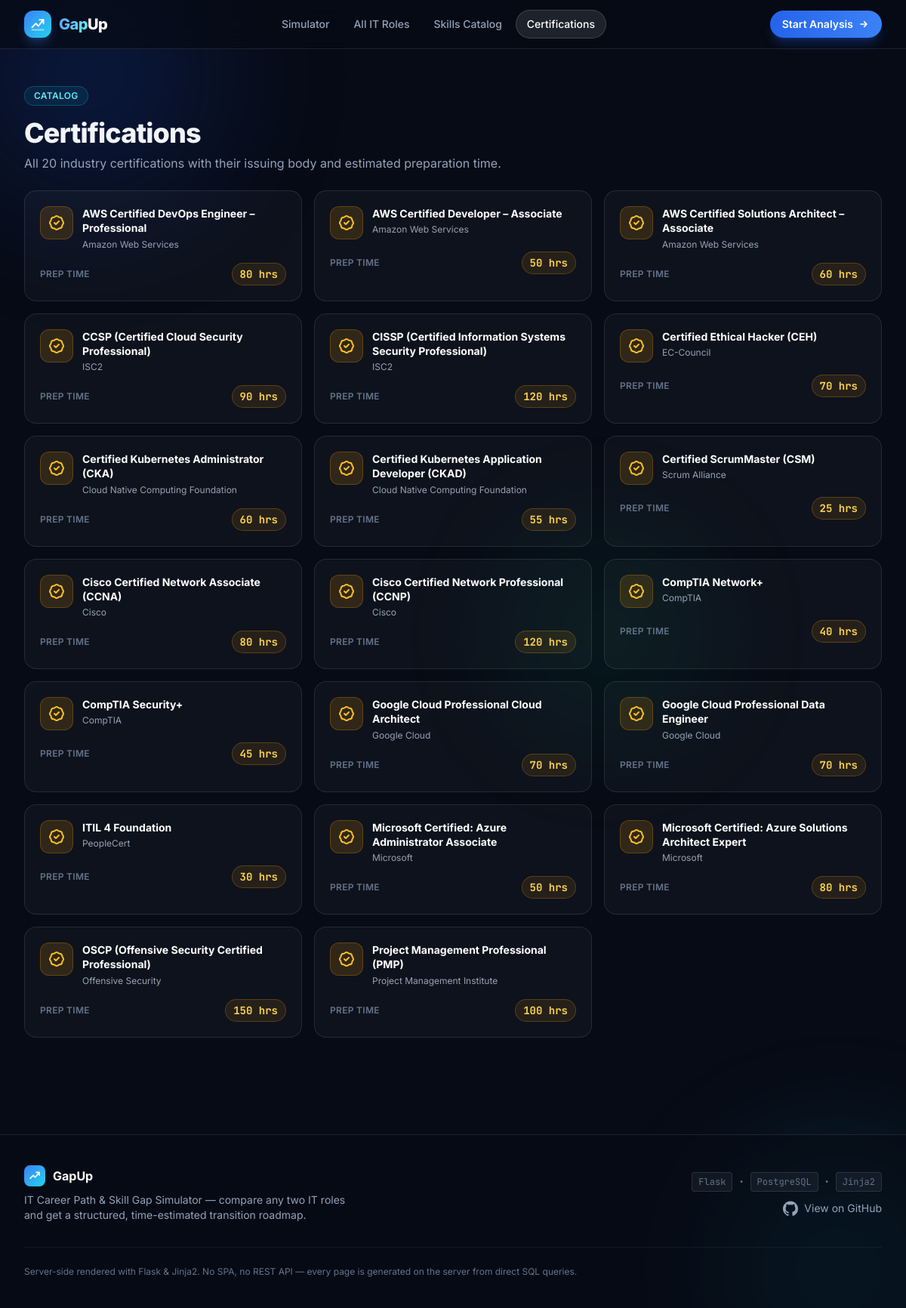
Page /certs on the committed database.
### tables this page shows
CREATE TABLE cert (
    id              INTEGER PRIMARY KEY AUTOINCREMENT,
    name            TEXT NOT NULL,
    issuer          TEXT NOT NULL,
    estimated_hours INTEGER NOT NULL
);

### main.py (the view)
@app.route("/certs")
def certs():
    certs = _fetch_all_certs()
    return render_template("certs.html", certs=certs, active="certs")

### db.py (called while the page is built)
def get_connection():
    conn = sqlite3.connect(DB_PATH)
    conn.execute("PRAGMA foreign_keys = ON")
    conn.row_factory = sqlite3.Row
    return conn

### main.py (called while the page is built)
def _fetch_all_certs():
    conn = db.get_connection()
    try:
        cur = conn.execute(
            "SELECT id, name, issuer, estimated_hours FROM cert ORDER BY name ASC;"
        )
        return [dict(r) for r in cur.fetchall()]
    finally:
        conn.close()

### templates/certs.html (shortened to what this page needs)
{% extends "_base.html" %}
{% block content %}
<section class="max-w-7xl mx-auto px-4 sm:px-6 lg:px-8 pt-12 pb-6">
  <span class="inline-flex items-center gap-2 px-3 py-1 rounded-full text-xs font-semibold uppercase tracking-wide text-cyan-300 bg-cyan-500/10 border border-cyan-500/30">Catalog</span>
  <h1 class="mt-4 text-4xl font-extrabold tracking-tight">Certifications</h1>
  <p class="mt-2 text-slate-400 max-w-2xl">All 20 industry certifications with their issuing body and estimated preparation time.</p>
</section>
<section class="max-w-7xl mx-auto px-4 sm:px-6 lg:px-8 pb-12">
  <div class="grid sm:grid-cols-2 lg:grid-cols-3 gap-4">
    {% for c in certs %}
    <div class="p-5 rounded-2xl bg-white/[0.03] border border-white/10 hover:border-amber-500/40 hover:bg-white/[0.05] transition-all hover:-translate-y-1">
      <div class="flex items-start gap-3">
        <span class="inline-flex items-center justify-center w-11 h-11 rounded-xl bg-amber-500/15 border border-amber-500/25 text-amber-400 shrink-0">
        </span>
        <div class="min-w-0">
          <h3 class="font-bold text-white leading-snug text-sm">{{ c.name }}</h3>
          <p class="text-xs text-slate-400 mt-1">{{ c.issuer }}</p>
        </div>
      </div>
      <div class="mt-4 flex items-center justify-between">
        <span class="text-xs text-slate-500 uppercase tracking-wide font-semibold">Prep time</span>
        <span class="font-mono text-sm font-bold text-amber-300 bg-amber-500/10 border border-amber-500/25 px-2.5 py-1 rounded-full">{{ c.estimated_hours }} hrs</span>
      </div>
    </div>
    {% endfor %}
  </div>
</section>
{% endblock %}

### templates/_base.html (style rules this page uses)
html { scroll-behavior: smooth; }
body { background: #070b15; }

### rows in the picture
cert: name "AWS Certified DevOps Engineer – Professional", issuer "Amazon Web Services", estimated_hours "80"
cert: name "AWS Certified Developer – Associate", issuer "Amazon Web Services", estimated_hours "50"
cert: name "AWS Certified Solutions Architect – Associate", issuer "Amazon Web Services", estimated_hours "60"
cert: name "CCSP (Certified Cloud Security Professional)", issuer "ISC2", estimated_hours "90"
cert: name "CISSP (Certified Information Systems Security Professional)", issuer "ISC2", estimated_hours "120"
cert: name "Certified Ethical Hacker (CEH)", issuer "EC-Council", estimated_hours "70"
cert: name "Certified Kubernetes Administrator (CKA)", issuer "Cloud Native Computing Foundation", estimated_hours "60"
cert: name "Certified Kubernetes Application Developer (CKAD)", issuer "Cloud Native Computing Foundation", estimated_hours "55"
cert: name "Certified ScrumMaster (CSM)", issuer "Scrum Alliance", estimated_hours "25"
cert: name "Cisco Certified Network Associate (CCNA)", issuer "Cisco", estimated_hours "80"
cert: name "Cisco Certified Network Professional (CCNP)", issuer "Cisco", estimated_hours "120"
cert: name "CompTIA Network+", issuer "CompTIA", estimated_hours "40"
cert: name "CompTIA Security+", issuer "CompTIA", estimated_hours "45"
cert: name "Google Cloud Professional Cloud Architect", issuer "Google Cloud", estimated_hours "70"
cert: name "Google Cloud Professional Data Engineer", issuer "Google Cloud", estimated_hours "70"
cert: name "ITIL 4 Foundation", issuer "PeopleCert", estimated_hours "30"
cert: name "Microsoft Certified: Azure Administrator Associate", issuer "Microsoft", estimated_hours "50"
cert: name "Microsoft Certified: Azure Solutions Architect Expert", issuer "Microsoft", estimated_hours "80"
cert: name "OSCP (Offensive Security Certified Professional)", issuer "Offensive Security", estimated_hours "150"
cert: name "Project Management Professional (PMP)", issuer "Project Management Institute", estimated_hours "100"

### other values in the picture
{{ label }} "Simulator" "All IT Roles" "Skills Catalog" "Certifications"
